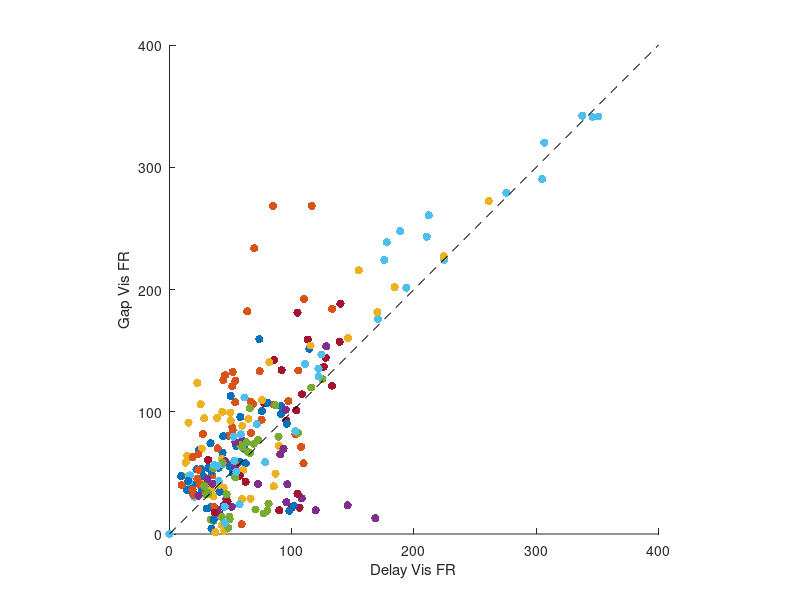
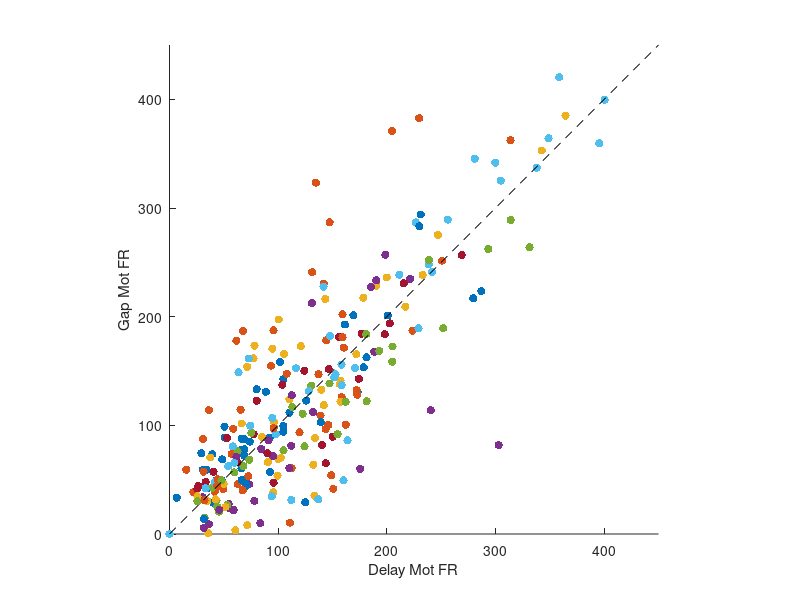

Recreate these plots in MATLAB, in order.
%% Generate Fig. 1C
clear all
clc

load('data_1c.mat')
num_datasets = 20; 

% TYPE = 0 plots visual peak firing rates
% TYPE = 1 plots motor peak firing rates

for TYPE = 0:1
    if TYPE == 0
        all_del = data_1c(1,:);
        all_gap = data_1c(2,:);
    else
        all_del = data_1c(3,:);
        all_gap = data_1c(4,:);
    end

    figure
    for k = 1:num_datasets
        scatter(all_del{1,k},all_gap{1,k},'filled','k')
        hold on
    end

    if TYPE == 0
        xlim([0 400])
        ylim([0 400])
        axis square
        line([0,400],[0,400],'Color','k','LineStyle','--')
        xlabel('Delay Vis FR')
        ylabel('Gap Vis FR')
    else
        xlim([0 450])
        ylim([0 450])
        axis square
        line([0,450],[0,450],'Color','k','LineStyle','--')
        xlabel('Delay Mot FR')
        ylabel('Gap Mot FR')

    end

end